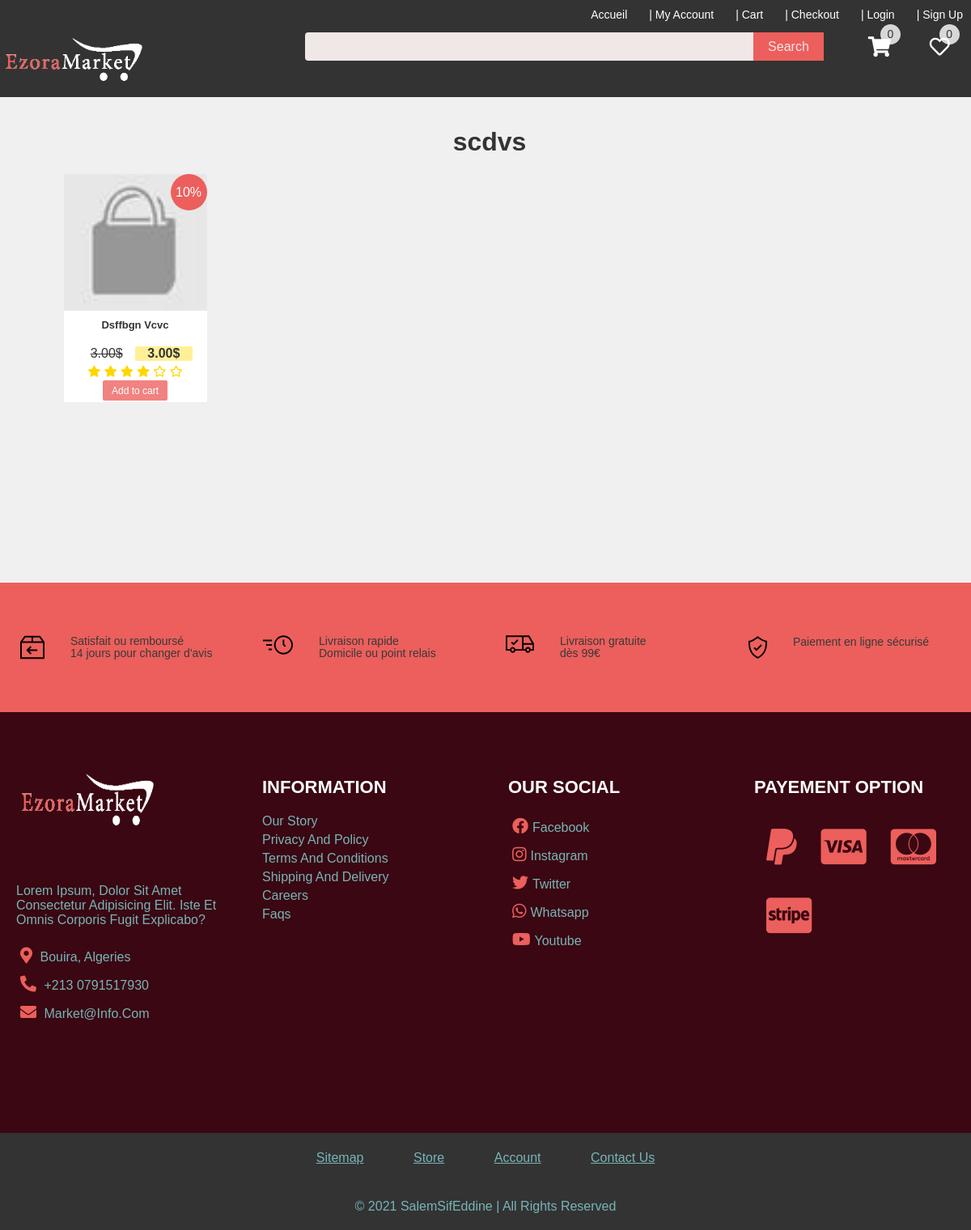
Screenshot of /brand/scdvs with the database file from the repository.
### pyp/models.py (models this page shows, shortened)
class Product(models.Model):
    owner=models.ForeignKey(User,on_delete=models.CASCADE)
    colors=models.ManyToManyField(Color)
    sizes=models.ManyToManyField(Size)
    name=models.CharField(max_length=50)
    description=models.TextField()
    old_price=models.FloatField()
    new_price= models.FloatField()
    catigory=models.ForeignKey(CategoryProduct, on_delete=models.CASCADE, default=1)
    rate=models.ForeignKey(Rate, on_delete=models.CASCADE, default=0)
    image= models.ImageField( default="products/defaultProduct.jpg", upload_to="products")
    thumbnail = models.ManyToManyField(ProductThumbnail)
    brand_name=models.CharField(max_length=100)
    sku = models.CharField(max_length=50)
    meta_keywords = models.CharField(max_length=255, help_text='comma-delimited set of SEO keywords for meta tag')
    meta_description = models.CharField(max_length=255, help_text='content for description meta tag')
    is_active = models.BooleanField(default=True)
    is_bestseller = models.BooleanField(default=False)
    is_featured = models.BooleanField(default=False)
    is_promotion=models.BooleanField(default=False)
    wished=models.BooleanField(default=False)
    date_added=models.DateTimeField(auto_now_add=True)

### pyp/views.py (the view)
# urls.py: path("brand/<str:brand>",views.brand, name="brand"),
def brand(request, brand):
    total=callcartnumber(request)['total']
    wishlist=callwishnumber(request)
    result=Product.objects.all().filter(brand_name=brand)
    context={"query":brand,"products":result,
    "totalitem":total,"wishlist":wishlist}
    return render(request,"pages/brand.html",context)

### pyp/cartandwish.py (called while the page is built)
def callwishnumber(request):
    if request.user.is_authenticated:
        wishlist=Wishlist.objects.all().filter(customer=request.user)
    else:
        wishlist=[]
    return len(wishlist)

def callcartnumber(request):
    items= OrderItem.objects.all()
    itemsordered=[]
    category=CategoryList.objects.all()
    if request.user.is_authenticated:
        totalItem=0
        totalarray=[]
        for item in items:
            if item.order.customer:
                if request.user == item.order.customer and item.order.complete == False:
                    itemsordered.append(item)
                    quantm= item.quantity
                    totalarray.append(quantm)
                    totalItem = sum(totalarray)
        totalPrice=sum([int(item.product.new_price) * int(item.quantity) for item in itemsordered])
        total={"price":totalPrice, "item":totalItem}
    else:
        total={"price":0, "item":0}
    return {"total":total, "products":itemsordered}

### pyp/templates/pages/brand.html (shortened to what this page needs)
{% extends "pages/base.html" %}
{% load static %}
{% block css %}
    <link rel="stylesheet" href="{% static 'css\search.css' %}">
{% endblock css %}
{% block content %}
<div  class="products-search">
    <div class="searchtitle">
        <h1>{{query}}</h1>
    </div>
{% for product in products %}
        <div xmlns:v="https://www.w3.org/1999/xhtml/" about="product.get_absolute_url" typeof="v:Product"  class="product-search">
            <a href="{% url 'detail'  product.id %}">
                {% if product.is_promotion %}
            <div id="promo{{product.id}}" class="promotion">
            </div>
            {% endif %}
            <div class="productImg">
                <img class="skeleton" src="{{product.image.url}}" alt="">
            </div>
            </a>
            <div class="productDescription">
                <div property="v:name" class="productName skeleton-text">
                    <h5>{{product.name|lower}}</h5>
                </div>
                <div class="productPrice">
                    <div class="through skeleton-text">
                        {% if product.old_price == 0 %}
                            <p>Free</p>
                        {% else %}
                            <p>{{product.old_price}}0$</p>
                        {% endif %}
                    </div>
                    <div  property="v:price" class="realPrice skeleton-text">
                        {% if product.new_price == 0 %}
                        <h5>Free</h5>
                        {% else %}
                            <h5>{{product.new_price}}0$</h5>
                        {% endif %}
                    </div>
                </div>
                <div  property="v:rate" class="rate">
                    {% if product.rate.rate == 0 %}
                    <i class="far fa-star"></i>
                    <i class="far fa-star"></i>
                    <i class="far fa-star"></i>
                    <i class="far fa-star"></i>
                    <i class="far fa-star"></i>
                    <i class="far fa-star"></i>
                    {% elif product.rate.rate == 4 %}
                    <i class="fas fa-star"></i>
                    <i class="fas fa-star"></i>
                    <i class="fas fa-star"></i>
                    <i class="fas fa-star"></i>
                    <i class="far fa-star"></i>
                    <i class="far fa-star"></i>
                {% endif %}
                </div>
                <div class="btns">
                    <button data-product='{{product.id}}' data-action='add'  class=" addToCart">Add to cart</button>
                </div>
                </div>
        </div>
                {% endfor %}
</div>
{% endblock content %}

### pyp/static/css/style.css (style rules this page uses)
* { margin:0; padding:0; box-sizing: border-box; font-family: sans-serif, tahoma; color:#fff; }
body { background: #F0F0F0; display:flex; flex-direction: column; font-weight:lighter; }
button, .button { cursor:pointer; }
.promotion { z-index:999; background-color:#ec5f5c; color: #fff; text-align: center; width:45px; height:45px; position: absolute; top:0px; right:0px; border-radius: 50%; line-height:45px; }

### pyp/static/css/main.css (style rules this page uses)
.productDescription { padding: 10px; height: 40%; cursor:default; text-align: center; }
.productDescription .btns { width: 100%; min-height: 30px; display: flex; justify-content:space-between; align-items: center; }
.productDescription .btns button { min-width: 80px; height:25px; padding: 3px; text-decoration: none; border: none; cursor: pointer; outline: none; font-size: 12px; font-family: sans-serif, tahoma;; margin: auto; border-radius: 2px; background: #ec5e5cc4; transition:all .3s ease-in; color: #fff; }
.productDescription .productName,.hotdeal .productDescription .productName { width:100%; display: -webkit-box; -webkit-line-clamp:2; -webkit-box-orient: vertical; overflow: hidden; min-height: 30px; max-height: 45px; }
.productDescription .productName h5 { width:100%; color: #333; font-size:13px; text-transform: capitalize; }
.productDescription .productPrice { display:flex; color: #333; justify-content:space-between; min-height: 25px; max-height: 30px; width:90%; margin:auto; }
.productDescription .productPrice .realPrice { background-color: rgba(255, 217, 0, 0.403); height: 18px; }
.productDescription .productPrice .realPrice h5, .productDescription .productPrice .through p { font-size:16px; color:#333 }
.through { text-decoration: line-through; color:#333 }
.rate { width: 100%; min-height: 18px; max-height: 25px; padding: 2px; }
.rate i, .ratedet i { color: gold; font-size:14px; align-items: center; }
i { transition:color .2s ease-in }

### pyp/static/css/loading.css (style rules this page uses)
.skeleton { animation: skeleton-loading 1s linear infinite alternate; }
.skeleton-text { width: 100%; height:.5rem; margin-bottom: .25rem; border-radius: .125rem; }

### pyp/static/css/search.css (style rules this page uses)
.products-search { width:100%; min-height: 55vh; padding: 15px; overflow:hidden; display:inline-block }
.products-search .product-search { min-width: 177px; max-width: 177.001px; height:282px; margin-left: 3.5px; margin-right: 3.5px; margin-bottom: 10px; border-radius:2px; background:#fff; overflow:hidden; float: left; position: relative; }
.product-search .productImg { width:100%; height:60%; overflow:hidden; transition:transform .3s ease-in }
.product-search .productImg img { width: 100%; height: 100%; }
.searchtitle { height: 10vh; line-height: 10vh; padding-left: 10px; }
.productDescription { padding: 10px; height: auto; cursor:default; text-align: center; }
.productDescription .btns { width: 100%; min-height: 25px; display: flex; justify-content:space-between; align-items: center; }
.productDescription .btns button { min-width: 80px; height:25px; padding: 3px; text-decoration: none; border: none; cursor: pointer; outline: none; font-size: 12px; font-family: sans-serif, tahoma;; margin: auto; border-radius: 2px; background: #ec5e5cc4; transition:all .3s ease-in; color: #fff; }
.productDescription .productName,.hotdeal .productDescription .productName { width:100%; display: -webkit-box; -webkit-line-clamp:2; -webkit-box-orient: vertical; overflow: hidden; min-height: 30px; max-height: 35px; }
.productDescription .productName h5 { width:100%; color: #333; font-size:13px; text-transform: capitalize; }
.productDescription .productPrice { display:flex; color: #333; justify-content:space-between; min-height: 15px; max-height: 20px; width:90%; margin:auto; }
.productDescription .productPrice .realPrice { background-color: rgba(255, 217, 0, 0.403); height: 18px; }
.productDescription .productPrice .realPrice h5, .productDescription .productPrice .through p { font-size:16px; color:#333 }
.searchtitle h1 { color:#333; text-align: center; }

### rows the page displays
Product: brand_name "scdvs", image (placeholder picture), name "Dsffbgn Vcvc", old_price "3.0", new_price "3.0"
